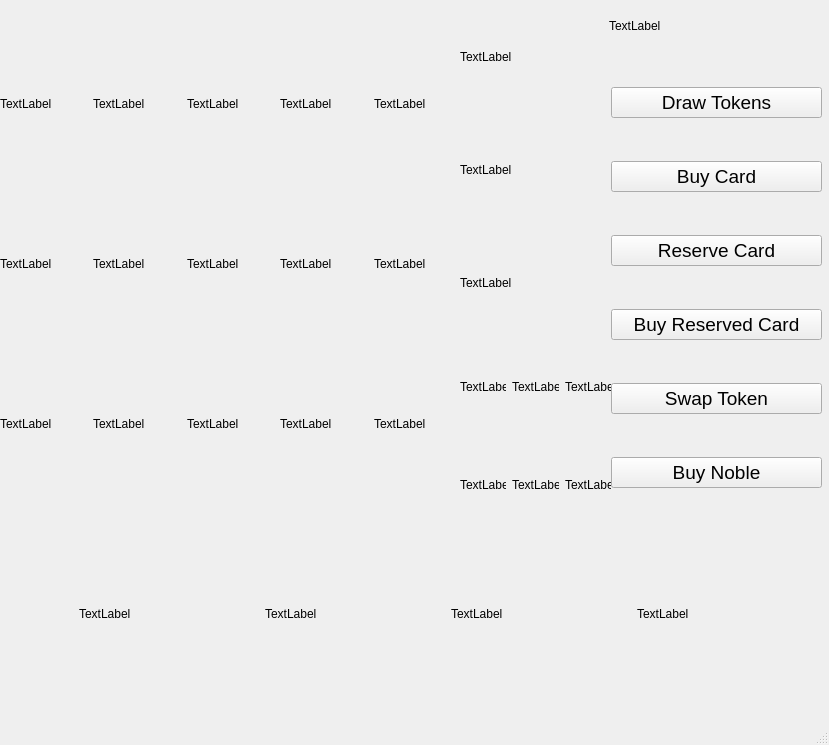
<?xml version="1.0" encoding="UTF-8"?>
<ui version="4.0">
 <class>MainWindow</class>
 <widget class="QMainWindow" name="MainWindow">
  <property name="geometry">
   <rect>
    <x>0</x>
    <y>0</y>
    <width>829</width>
    <height>745</height>
   </rect>
  </property>
  <property name="windowTitle">
   <string>MainWindow</string>
  </property>
  <widget class="QWidget" name="centralwidget">
   <widget class="QWidget" name="gridLayoutWidget">
    <property name="geometry">
     <rect>
      <x>0</x>
      <y>0</y>
      <width>461</width>
      <height>531</height>
     </rect>
    </property>
    <layout class="QGridLayout" name="gridLayout">
     <item row="1" column="2">
      <widget class="QLabel" name="label_10">
       <property name="minimumSize">
        <size>
         <width>10</width>
         <height>10</height>
        </size>
       </property>
       <property name="maximumSize">
        <size>
         <width>100</width>
         <height>100</height>
        </size>
       </property>
       <property name="text">
        <string>TextLabel</string>
       </property>
      </widget>
     </item>
     <item row="0" column="3">
      <widget class="QLabel" name="label_8">
       <property name="minimumSize">
        <size>
         <width>10</width>
         <height>10</height>
        </size>
       </property>
       <property name="maximumSize">
        <size>
         <width>100</width>
         <height>100</height>
        </size>
       </property>
       <property name="text">
        <string>TextLabel</string>
       </property>
      </widget>
     </item>
     <item row="0" column="4">
      <widget class="QLabel" name="label_9">
       <property name="minimumSize">
        <size>
         <width>10</width>
         <height>10</height>
        </size>
       </property>
       <property name="maximumSize">
        <size>
         <width>100</width>
         <height>100</height>
        </size>
       </property>
       <property name="text">
        <string>TextLabel</string>
       </property>
      </widget>
     </item>
     <item row="1" column="0">
      <widget class="QLabel" name="label_12">
       <property name="minimumSize">
        <size>
         <width>10</width>
         <height>10</height>
        </size>
       </property>
       <property name="maximumSize">
        <size>
         <width>100</width>
         <height>100</height>
        </size>
       </property>
       <property name="text">
        <string>TextLabel</string>
       </property>
      </widget>
     </item>
     <item row="1" column="1">
      <widget class="QLabel" name="label_11">
       <property name="minimumSize">
        <size>
         <width>10</width>
         <height>10</height>
        </size>
       </property>
       <property name="maximumSize">
        <size>
         <width>100</width>
         <height>100</height>
        </size>
       </property>
       <property name="text">
        <string>TextLabel</string>
       </property>
      </widget>
     </item>
     <item row="1" column="3">
      <widget class="QLabel" name="label_13">
       <property name="minimumSize">
        <size>
         <width>10</width>
         <height>10</height>
        </size>
       </property>
       <property name="maximumSize">
        <size>
         <width>100</width>
         <height>100</height>
        </size>
       </property>
       <property name="text">
        <string>TextLabel</string>
       </property>
      </widget>
     </item>
     <item row="1" column="4">
      <widget class="QLabel" name="label_14">
       <property name="minimumSize">
        <size>
         <width>10</width>
         <height>10</height>
        </size>
       </property>
       <property name="maximumSize">
        <size>
         <width>100</width>
         <height>100</height>
        </size>
       </property>
       <property name="text">
        <string>TextLabel</string>
       </property>
      </widget>
     </item>
     <item row="0" column="1">
      <widget class="QLabel" name="label_5">
       <property name="minimumSize">
        <size>
         <width>10</width>
         <height>10</height>
        </size>
       </property>
       <property name="maximumSize">
        <size>
         <width>100</width>
         <height>100</height>
        </size>
       </property>
       <property name="text">
        <string>TextLabel</string>
       </property>
      </widget>
     </item>
     <item row="0" column="0">
      <widget class="QLabel" name="label_6">
       <property name="minimumSize">
        <size>
         <width>10</width>
         <height>10</height>
        </size>
       </property>
       <property name="maximumSize">
        <size>
         <width>100</width>
         <height>100</height>
        </size>
       </property>
       <property name="text">
        <string>TextLabel</string>
       </property>
      </widget>
     </item>
     <item row="0" column="2">
      <widget class="QLabel" name="label_7">
       <property name="minimumSize">
        <size>
         <width>10</width>
         <height>10</height>
        </size>
       </property>
       <property name="maximumSize">
        <size>
         <width>100</width>
         <height>100</height>
        </size>
       </property>
       <property name="text">
        <string>TextLabel</string>
       </property>
      </widget>
     </item>
     <item row="2" column="1">
      <widget class="QLabel" name="label_15">
       <property name="minimumSize">
        <size>
         <width>10</width>
         <height>10</height>
        </size>
       </property>
       <property name="maximumSize">
        <size>
         <width>100</width>
         <height>100</height>
        </size>
       </property>
       <property name="text">
        <string>TextLabel</string>
       </property>
      </widget>
     </item>
     <item row="2" column="0">
      <widget class="QLabel" name="label_16">
       <property name="minimumSize">
        <size>
         <width>10</width>
         <height>10</height>
        </size>
       </property>
       <property name="maximumSize">
        <size>
         <width>100</width>
         <height>100</height>
        </size>
       </property>
       <property name="text">
        <string>TextLabel</string>
       </property>
      </widget>
     </item>
     <item row="2" column="2">
      <widget class="QLabel" name="label_17">
       <property name="minimumSize">
        <size>
         <width>10</width>
         <height>10</height>
        </size>
       </property>
       <property name="maximumSize">
        <size>
         <width>100</width>
         <height>100</height>
        </size>
       </property>
       <property name="text">
        <string>TextLabel</string>
       </property>
      </widget>
     </item>
     <item row="2" column="3">
      <widget class="QLabel" name="label_18">
       <property name="minimumSize">
        <size>
         <width>10</width>
         <height>10</height>
        </size>
       </property>
       <property name="maximumSize">
        <size>
         <width>100</width>
         <height>100</height>
        </size>
       </property>
       <property name="text">
        <string>TextLabel</string>
       </property>
      </widget>
     </item>
     <item row="2" column="4">
      <widget class="QLabel" name="label_19">
       <property name="minimumSize">
        <size>
         <width>10</width>
         <height>10</height>
        </size>
       </property>
       <property name="maximumSize">
        <size>
         <width>100</width>
         <height>100</height>
        </size>
       </property>
       <property name="text">
        <string>TextLabel</string>
       </property>
      </widget>
     </item>
    </layout>
   </widget>
   <widget class="QWidget" name="verticalLayoutWidget">
    <property name="geometry">
     <rect>
      <x>611</x>
      <y>50</y>
      <width>211</width>
      <height>481</height>
     </rect>
    </property>
    <layout class="QVBoxLayout" name="verticalLayout">
     <item>
      <widget class="QPushButton" name="pushButton_2">
       <property name="font">
        <font>
         <pointsize>14</pointsize>
        </font>
       </property>
       <property name="text">
        <string>Draw Tokens</string>
       </property>
      </widget>
     </item>
     <item>
      <widget class="QPushButton" name="pushButton_4">
       <property name="font">
        <font>
         <pointsize>14</pointsize>
        </font>
       </property>
       <property name="text">
        <string>Buy Card</string>
       </property>
      </widget>
     </item>
     <item>
      <widget class="QPushButton" name="pushButton_5">
       <property name="font">
        <font>
         <pointsize>14</pointsize>
        </font>
       </property>
       <property name="text">
        <string>Reserve Card</string>
       </property>
      </widget>
     </item>
     <item>
      <widget class="QPushButton" name="pushButton_6">
       <property name="font">
        <font>
         <pointsize>14</pointsize>
        </font>
       </property>
       <property name="text">
        <string>Buy Reserved Card</string>
       </property>
      </widget>
     </item>
     <item>
      <widget class="QPushButton" name="pushButton_7">
       <property name="font">
        <font>
         <pointsize>14</pointsize>
        </font>
       </property>
       <property name="text">
        <string>Swap Token</string>
       </property>
      </widget>
     </item>
     <item>
      <widget class="QPushButton" name="pushButton_3">
       <property name="font">
        <font>
         <pointsize>14</pointsize>
        </font>
       </property>
       <property name="text">
        <string>Buy Noble</string>
       </property>
      </widget>
     </item>
    </layout>
   </widget>
   <widget class="QWidget" name="verticalLayoutWidget_2">
    <property name="geometry">
     <rect>
      <x>460</x>
      <y>0</y>
      <width>151</width>
      <height>341</height>
     </rect>
    </property>
    <layout class="QVBoxLayout" name="verticalLayout_2">
     <item>
      <widget class="QLabel" name="label_21">
       <property name="minimumSize">
        <size>
         <width>10</width>
         <height>10</height>
        </size>
       </property>
       <property name="maximumSize">
        <size>
         <width>100</width>
         <height>100</height>
        </size>
       </property>
       <property name="text">
        <string>TextLabel</string>
       </property>
      </widget>
     </item>
     <item>
      <widget class="QLabel" name="label_20">
       <property name="minimumSize">
        <size>
         <width>10</width>
         <height>10</height>
        </size>
       </property>
       <property name="maximumSize">
        <size>
         <width>100</width>
         <height>100</height>
        </size>
       </property>
       <property name="text">
        <string>TextLabel</string>
       </property>
      </widget>
     </item>
     <item>
      <widget class="QLabel" name="label_22">
       <property name="minimumSize">
        <size>
         <width>10</width>
         <height>10</height>
        </size>
       </property>
       <property name="maximumSize">
        <size>
         <width>100</width>
         <height>100</height>
        </size>
       </property>
       <property name="text">
        <string>TextLabel</string>
       </property>
      </widget>
     </item>
    </layout>
   </widget>
   <widget class="QWidget" name="gridLayoutWidget_2">
    <property name="geometry">
     <rect>
      <x>460</x>
      <y>340</y>
      <width>151</width>
      <height>191</height>
     </rect>
    </property>
    <layout class="QGridLayout" name="gridLayout_2">
     <item row="0" column="0">
      <widget class="QLabel" name="label_23">
       <property name="minimumSize">
        <size>
         <width>10</width>
         <height>10</height>
        </size>
       </property>
       <property name="maximumSize">
        <size>
         <width>100</width>
         <height>100</height>
        </size>
       </property>
       <property name="text">
        <string>TextLabel</string>
       </property>
      </widget>
     </item>
     <item row="0" column="2">
      <widget class="QLabel" name="label_25">
       <property name="minimumSize">
        <size>
         <width>10</width>
         <height>10</height>
        </size>
       </property>
       <property name="maximumSize">
        <size>
         <width>100</width>
         <height>100</height>
        </size>
       </property>
       <property name="text">
        <string>TextLabel</string>
       </property>
      </widget>
     </item>
     <item row="0" column="1">
      <widget class="QLabel" name="label_24">
       <property name="minimumSize">
        <size>
         <width>10</width>
         <height>10</height>
        </size>
       </property>
       <property name="maximumSize">
        <size>
         <width>100</width>
         <height>100</height>
        </size>
       </property>
       <property name="text">
        <string>TextLabel</string>
       </property>
      </widget>
     </item>
     <item row="1" column="0">
      <widget class="QLabel" name="label_26">
       <property name="minimumSize">
        <size>
         <width>10</width>
         <height>10</height>
        </size>
       </property>
       <property name="maximumSize">
        <size>
         <width>100</width>
         <height>100</height>
        </size>
       </property>
       <property name="text">
        <string>TextLabel</string>
       </property>
      </widget>
     </item>
     <item row="1" column="1">
      <widget class="QLabel" name="label_27">
       <property name="minimumSize">
        <size>
         <width>10</width>
         <height>10</height>
        </size>
       </property>
       <property name="maximumSize">
        <size>
         <width>100</width>
         <height>100</height>
        </size>
       </property>
       <property name="text">
        <string>TextLabel</string>
       </property>
      </widget>
     </item>
     <item row="1" column="2">
      <widget class="QLabel" name="label_28">
       <property name="minimumSize">
        <size>
         <width>10</width>
         <height>10</height>
        </size>
       </property>
       <property name="maximumSize">
        <size>
         <width>100</width>
         <height>100</height>
        </size>
       </property>
       <property name="text">
        <string>TextLabel</string>
       </property>
      </widget>
     </item>
    </layout>
   </widget>
   <widget class="QWidget" name="horizontalLayoutWidget">
    <property name="geometry">
     <rect>
      <x>-1</x>
      <y>529</y>
      <width>821</width>
      <height>171</height>
     </rect>
    </property>
    <layout class="QHBoxLayout" name="horizontalLayout">
     <item>
      <widget class="QLabel" name="label_32">
       <property name="minimumSize">
        <size>
         <width>10</width>
         <height>10</height>
        </size>
       </property>
       <property name="maximumSize">
        <size>
         <width>100</width>
         <height>100</height>
        </size>
       </property>
       <property name="text">
        <string>TextLabel</string>
       </property>
      </widget>
     </item>
     <item>
      <widget class="QLabel" name="label_31">
       <property name="minimumSize">
        <size>
         <width>10</width>
         <height>10</height>
        </size>
       </property>
       <property name="maximumSize">
        <size>
         <width>100</width>
         <height>100</height>
        </size>
       </property>
       <property name="text">
        <string>TextLabel</string>
       </property>
      </widget>
     </item>
     <item>
      <widget class="QLabel" name="label_30">
       <property name="minimumSize">
        <size>
         <width>10</width>
         <height>10</height>
        </size>
       </property>
       <property name="maximumSize">
        <size>
         <width>100</width>
         <height>100</height>
        </size>
       </property>
       <property name="text">
        <string>TextLabel</string>
       </property>
      </widget>
     </item>
     <item>
      <widget class="QLabel" name="label_29">
       <property name="minimumSize">
        <size>
         <width>10</width>
         <height>10</height>
        </size>
       </property>
       <property name="maximumSize">
        <size>
         <width>100</width>
         <height>100</height>
        </size>
       </property>
       <property name="text">
        <string>TextLabel</string>
       </property>
      </widget>
     </item>
    </layout>
   </widget>
   <widget class="QWidget" name="gridLayoutWidget_3">
    <property name="geometry">
     <rect>
      <x>609</x>
      <y>0</y>
      <width>211</width>
      <height>51</height>
     </rect>
    </property>
    <layout class="QGridLayout" name="gridLayout_3">
     <item row="0" column="0">
      <widget class="QLabel" name="label">
       <property name="text">
        <string>TextLabel</string>
       </property>
      </widget>
     </item>
    </layout>
   </widget>
  </widget>
  <widget class="QMenuBar" name="menubar">
   <property name="geometry">
    <rect>
     <x>0</x>
     <y>0</y>
     <width>829</width>
     <height>21</height>
    </rect>
   </property>
  </widget>
  <widget class="QStatusBar" name="statusbar"/>
 </widget>
 <resources/>
 <connections/>
</ui>
